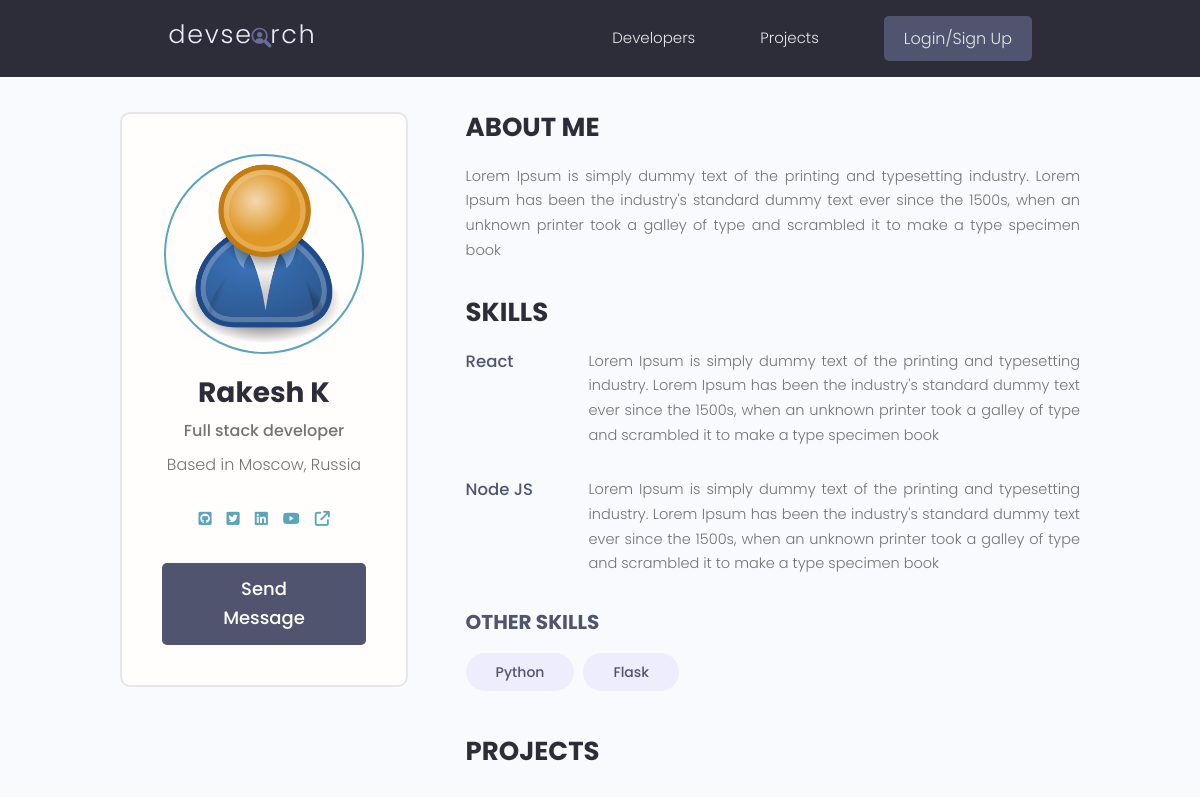
The app's page /profile/b13cee12bb3f4e108dfdcdeffc0eae6c/, older data.
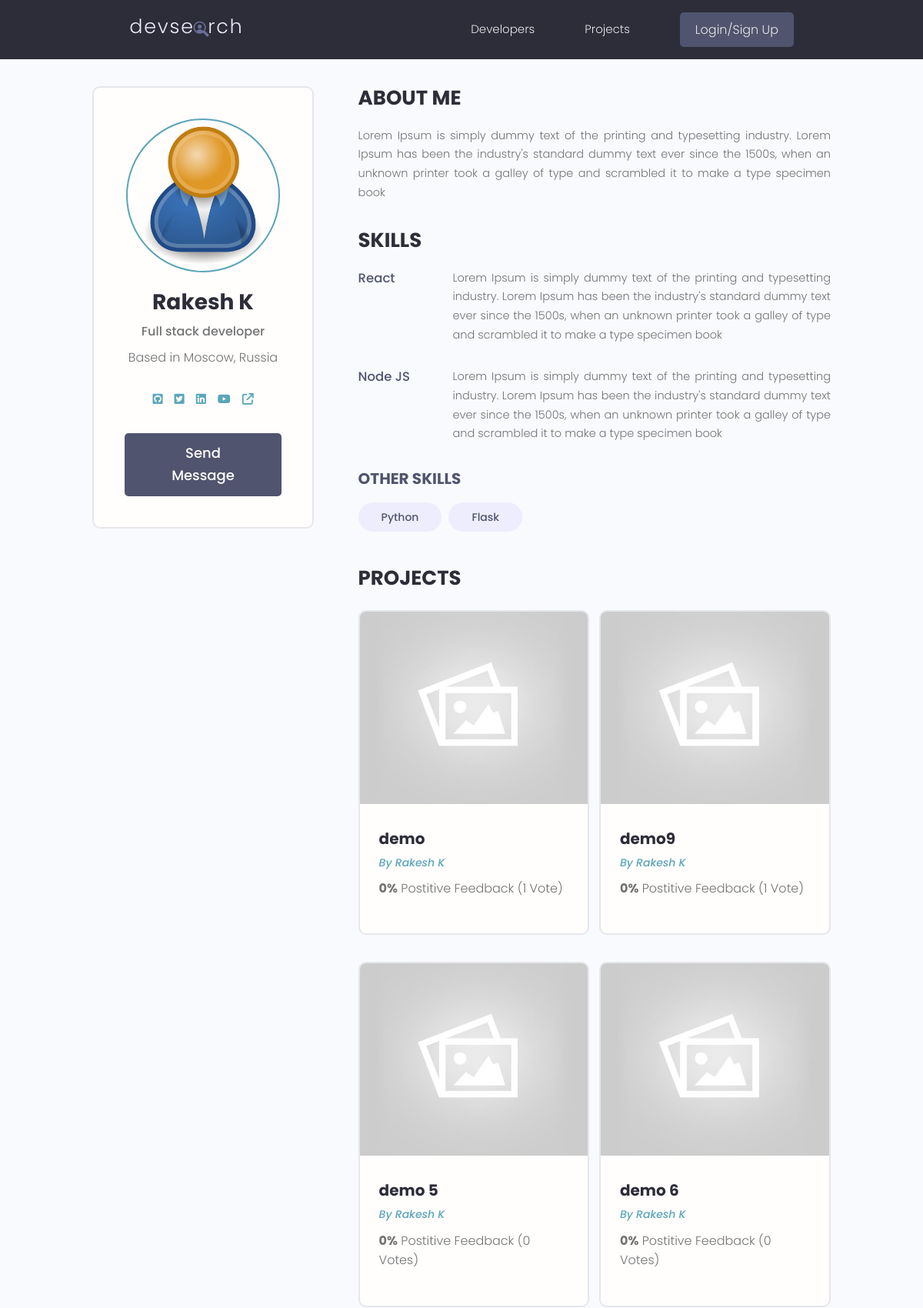
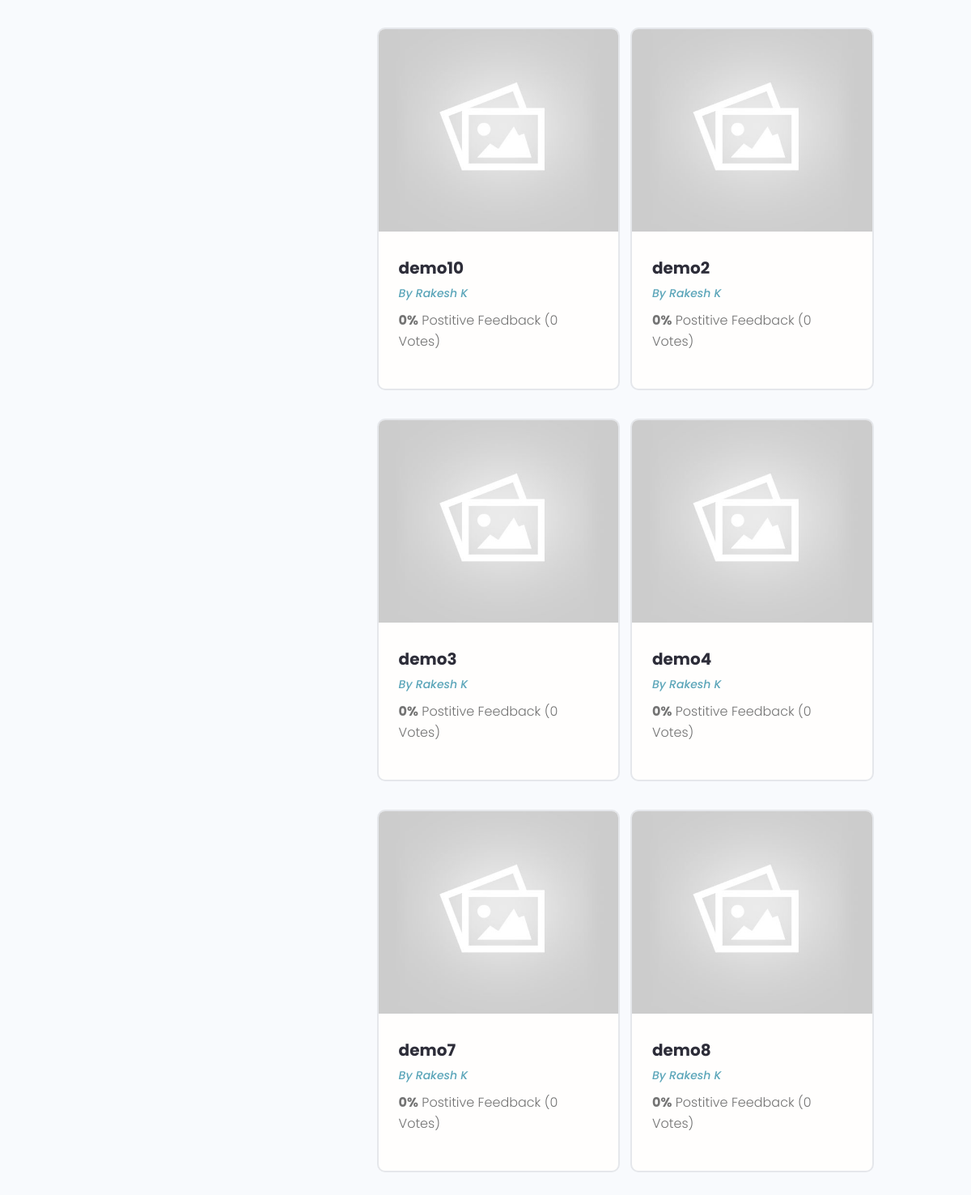
The same page, newer data (2 pictures, top to bottom).
### users/models.py (models this page shows, shortened)
class Skill(models.Model):
    owner = models.ForeignKey(
        Profile, on_delete=models.CASCADE, null=True, blank=True)
    name = models.CharField(max_length=200, blank=True, null=True)
    description = models.TextField(null=True, blank=True)
    created = models.DateTimeField(auto_now_add=True)
    id = models.UUIDField(default=uuid.uuid4, unique=True,
                          primary_key=True, editable=False)

class Profile(models.Model):
    user = models.OneToOneField(
        User, on_delete=models.CASCADE, null=True, blank=True)
    name = models.CharField(max_length=200, blank=True, null=True)
    email = models.EmailField(max_length=500, blank=True, null=True)
    username = models.CharField(max_length=200, blank=True, null=True)
    location = models.CharField(max_length=200, blank=True, null=True)
    short_intro = models.CharField(max_length=200, blank=True, null=True)
    bio = models.TextField(blank=True, null=True)
    profile_image = models.ImageField(
        null=True, blank=True, upload_to='profiles/', default='profiles/user-default.png')
    social_github = models.CharField(max_length=200, blank=True, null=True)
    social_twitter = models.CharField(max_length=200, blank=True, null=True)
    social_linkedin = models.CharField(max_length=200, blank=True, null=True)
    social_youtube = models.CharField(max_length=200, blank=True, null=True)
    social_website = models.CharField(max_length=200, blank=True, null=True)
    created = models.DateTimeField(auto_now_add=True)
    id = models.UUIDField(default=uuid.uuid4, unique=True,
                          primary_key=True, editable=False)
    class Meta:
        ordering = ['created']
    @property
    def imageUrl(self):
        try:
            url = self.profile_image.url
        except:
            url = ""
        return url

### projects/models.py (models this page shows, shortened)
class Project(models.Model):
    owner = models.ForeignKey(
        Profile, null=True, blank=True, on_delete=models.CASCADE)
    title = models.CharField(max_length=200)
    description = models.TextField(null=True, blank=True)
    featured_image = models.ImageField(
        null=True, blank=True, default='default.jpg')
    demo_link = models.CharField(max_length=2000, null=True, blank=True)
    source_link = models.CharField(max_length=2000, null=True, blank=True)
    tags = models.ManyToManyField('Tag', blank=True)
    vote_total = models.IntegerField(default=0, null=True, blank=True)
    vote_ratio = models.IntegerField(default=0, null=True, blank=True)
    created = models.DateTimeField(auto_now_add=True)
    id = models.UUIDField(default=uuid.uuid4, unique=True,
                          primary_key=True, editable=False)
    class Meta:
        ordering = ['-vote_ratio', '-vote_total', 'title']
    @property
    def imageUrl(self):
        try:
            url = self.featured_image.url
        except:
            url = ""
        return url

### users/views.py (the view)
# urls.py: path('profile/<str:pk>/', views.userProfile, name='user-profile'),
def userProfile(request, pk):
    profile = Profile.objects.get(id=pk)
    topSkills = profile.skill_set.exclude(description__exact="")
    otherSkills = profile.skill_set.filter(description="")
    context = {'profile': profile, 'topSkills': topSkills,
               'otherSkills': otherSkills}
    return render(request, 'users/user-profile.html', context)

### users/templates/users/user-profile.html (shortened to what the changed rows need)
{% extends 'main.html' %}
{% block content %}
  <main class="profile my-md">
    <div class="container">
      <div class="layout">
        <div class="column column--1of3">
          <div class="card text-center">
            <div class="card__body dev">
              <h2 class="dev__name">{{ profile.name }}</h2>
            </div>
          </div>
        </div>
        <div class="column column--2of3">
          <div class="devInfo">
            <div class="devInfo__skills">
              {% for skill in topSkills %}
              <div class="devSkill">
                <h4 class="devSkill__title">{{ skill.name }}</h4>
                <p class="devSkill__info">{{ skill.description }}</p>
              </div>
              {% endfor %}
              <div class="devInfo__otherSkills">
                {% for skill in otherSkills %}
                <span class="tag tag--pill tag--sub tag--lg">
                  <small>{{ skill.name }}</small>
                </span>
                {% endfor %}
              </div>
            </div>
          </div>
          <div class="devInfo">
            <div class="grid grid--two">
              {% for project in profile.project_set.all %}
                <div class="column">
                  <div class="card project">
                    <a href="{% url 'project' project.id %}" class="project">
                      <img class="project__thumbnail" src="{{ project.imageUrl }}" alt="project thumbnail" />
                      <div class="card__body">
                        <h3 class="project__title">{{ project.title }}</h3>
                        <p><a class="project__author" href="{% url 'user-profile' project.owner.id %}">By {{ project.owner.name }}</a></p>
                        <p class="project--rating">
                          <span style="font-weight: bold;">{{ project.vote_ratio }}%</span> Postitive
                          Feedback ({{project.vote_total}} Vote{{project.vote_total|pluralize:"s"}})
                        </p>
                      </div>
                    </a>
                  </div>
                </div>
              {% endfor %}
            </div>
          </div>
        </div>
      </div>
    </div>
  </main>
{% endblock content %}

Row changes from the older to the newer data that the page shows:
now on this page (row edited): Project: imageUrl (placeholder picture), title "demo", owner.name "Rakesh K", vote_ratio "0", vote_total "1"
now on this page (row edited): Project: imageUrl (placeholder picture), title "demo9", owner.name "Rakesh K", vote_ratio "0", vote_total "1"
now on this page (row edited): Project: imageUrl (placeholder picture), title "demo 5", owner.name "Rakesh K", vote_ratio "0", vote_total "0"
now on this page (row edited): Project: imageUrl (placeholder picture), title "demo 6", owner.name "Rakesh K", vote_ratio "0", vote_total "0"
now on this page (row edited): Project: imageUrl (placeholder picture), title "demo10", owner.name "Rakesh K", vote_ratio "0", vote_total "0"
now on this page (row edited): Project: imageUrl (placeholder picture), title "demo2", owner.name "Rakesh K", vote_ratio "0", vote_total "0"
now on this page (row edited): Project: imageUrl (placeholder picture), title "demo3", owner.name "Rakesh K", vote_ratio "0", vote_total "0"
now on this page (row edited): Project: imageUrl (placeholder picture), title "demo4", owner.name "Rakesh K", vote_ratio "0", vote_total "0"
now on this page (row edited): Project: imageUrl (placeholder picture), title "demo7", owner.name "Rakesh K", vote_ratio "0", vote_total "0"
now on this page (row edited): Project: imageUrl (placeholder picture), title "demo8", owner.name "Rakesh K", vote_ratio "0", vote_total "0"
